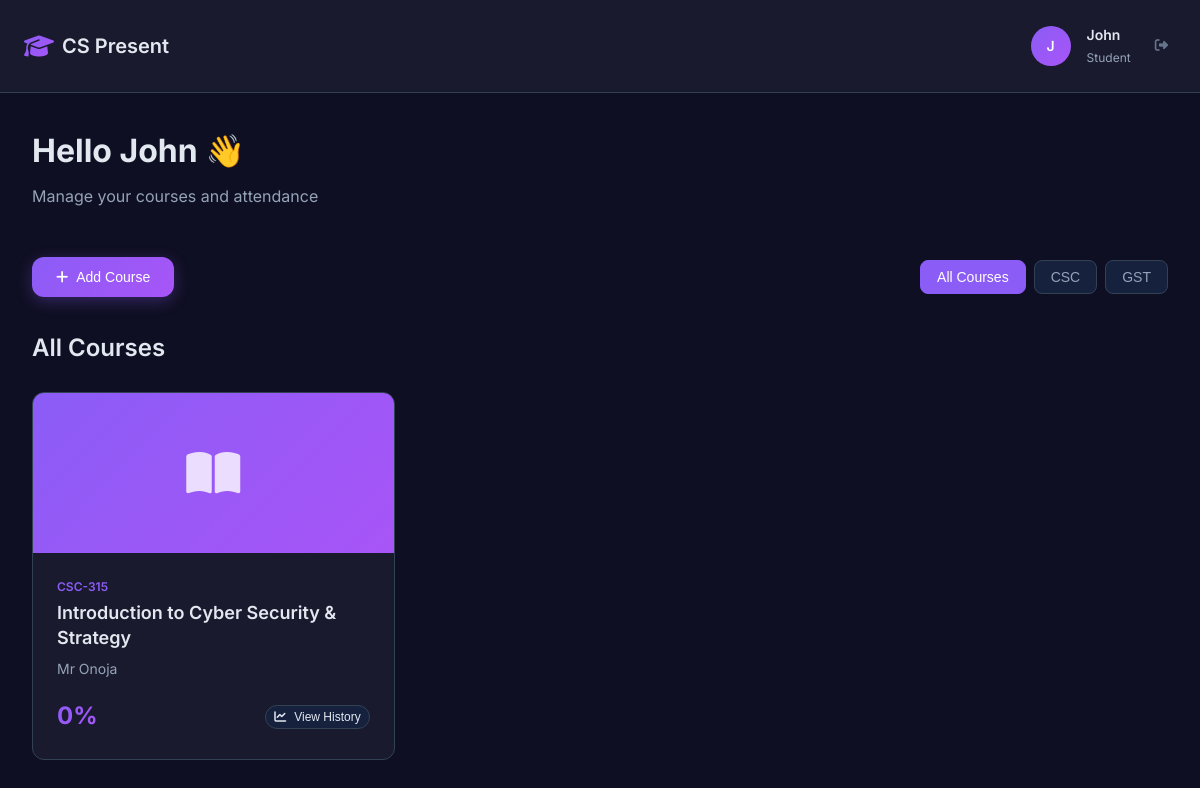
Page /courses (signed in) on the committed database.
### models.py (models this page shows, shortened)
class User(db.Model):
    id = db.Column(db.Integer, primary_key=True)
    full_name = db.Column(db.String(100), nullable=False)
    matric_number = db.Column(db.String(20), unique=True, nullable=False)
    password = db.Column(db.String(255), nullable=False)
    role = db.Column(db.String(20), nullable=False, default='student')  # 'student' or 'admin'
    profile_picture = db.Column(db.String(255), default='default-avatar.png')
    created_at = db.Column(db.DateTime, default=datetime.utcnow)
    enrollments = db.relationship('Enrollment', backref='user', lazy=True, cascade='all, delete-orphan')
    attendance_records = db.relationship('AttendanceRecord', backref='user', lazy=True, cascade='all, delete-orphan')
    announcements = db.relationship('Announcement', backref='author', lazy=True)
    notification_reads = db.relationship('AnnouncementRead', backref='user', lazy=True, cascade='all, delete-orphan')

class Course(db.Model):
    id = db.Column(db.Integer, primary_key=True)
    course_code = db.Column(db.String(10), unique=True, nullable=False)
    course_title = db.Column(db.String(200), nullable=False)
    lecturer_name = db.Column(db.String(100), nullable=False)
    description = db.Column(db.Text)
    join_code = db.Column(db.String(10), unique=True, nullable=False)
    cover_image = db.Column(db.String(255), default='default-course.jpg')
    created_at = db.Column(db.DateTime, default=datetime.utcnow)
    enrollments = db.relationship('Enrollment', backref='course', lazy=True, cascade='all, delete-orphan')
    class_sessions = db.relationship('ClassSession', backref='course', lazy=True, cascade='all, delete-orphan')
    attendance_records = db.relationship('AttendanceRecord', backref='course', lazy=True, cascade='all, delete-orphan')
    def get_attendance_percentage(self, user_id):
        user_records = AttendanceRecord.query.filter_by(
            user_id=user_id,
            course_id=self.id
        ).all()
        if not user_records:
            return 0
        present_count = len([r for r in user_records if r.status == 'present'])
        return round((present_count / len(user_records)) * 100, 1)

### app.py (the view)
@app.route("/courses")
@login_required
def courses():
    user = User.query.get(session["user_id"])
    if user.role == "admin":
        courses = Course.query.all()
        return render_template("admin/courses.html", courses=courses, user=user)
    enrollments = Enrollment.query.filter_by(user_id=user.id).all()
    enrolled_courses = [Course.query.get(e.course_id) for e in enrollments]
    today = datetime.now().date()
    today_sessions = ClassSession.query.filter(
        ClassSession.date == today,
        ClassSession.course_id.in_([c.id for c in enrolled_courses]),
    ).all()
    return render_template(
        "student/courses.html",
        user=user,
        enrolled_courses=enrolled_courses,
        today_sessions=today_sessions,
    )

### app.py (called while the page is built)
def login_required(f):
    @wraps(f)
    def decorated_function(*args, **kwargs):
        if "user_id" not in session:
            return redirect(url_for("login"))
        return f(*args, **kwargs)
    return decorated_function

### templates/student/courses.html (shortened to what this page needs)
{% extends "base.html" %}
{% block content %}
<div class="app-layout">
    <div class="app-header">
        <div class="header-content">
            <div class="header-left">
                <a href="{{ url_for('dashboard') }}" class="header-logo">
                    <i class="fas fa-graduation-cap"></i>
                    <span>CS Present</span>
                </a>
            </div>
            <div class="header-user">
                <div class="user-avatar">
                    {{ user.full_name.split()[0][0] }}{{ user.full_name.split()[1][0] if user.full_name.split()|length > 1 else '' }}
                </div>
                <div class="user-info">
                    <h3>{{ user.full_name }}</h3>
                    <p>Student</p>
                </div>
                <button class="logout-btn" onclick="window.location.href='{{ url_for('logout') }}'">
                    <i class="fas fa-sign-out-alt"></i>
                </button>
            </div>
        </div>
    </div>
    <div class="main-content">
        <div class="page-header">
            <h1 class="page-title">Hello {{ user.full_name.split()[0] }} 👋</h1>
            <p class="page-subtitle">Manage your courses and attendance</p>
        </div>
        <div class="action-section">
            <button class="btn btn-primary" onclick="openModal('add-course-modal')">
                <i class="fas fa-plus"></i>
                Add Course
            </button>
            <div class="course-filters">
                <button class="filter-btn active" onclick="filterCourses('all')" data-filter="all">
                    All Courses
                </button>
                <button class="filter-btn" onclick="filterCourses('csc')" data-filter="csc">
                    CSC
                </button>
                <button class="filter-btn" onclick="filterCourses('gst')" data-filter="gst">
                    GST
                </button>
            </div>
        </div>
        <div class="section">
            <h2 class="section-title">All Courses</h2>
            {% if enrolled_courses %}
            <div class="course-grid">
                {% for course in enrolled_courses %}
                <div class="course-card" data-course-code="{{ course.course_code.lower() }}">
                    <div class="course-cover">
                        <i class="fas fa-book-open"></i>
                    </div>
                    <div class="course-info">
                        <div class="course-code">{{ course.course_code }}</div>
                        <h3 class="course-title">{{ course.course_title }}</h3>
                        <p class="course-lecturer">{{ course.lecturer_name }}</p>
                        <div class="course-stats">
                            <div class="attendance-percentage">
                                {{ course.get_attendance_percentage(user.id) }}%
                            </div>
                            <div class="course-actions">
                                <button class="btn btn-secondary btn-sm"
                                        onclick="window.location.href='/course/{{ course.id }}'">
                                    <i class="fas fa-chart-line"></i>
                                    View History
                                </button>
                            </div>
                        </div>
                    </div>
                </div>
                {% endfor %}
            </div>
            {% endif %}
        </div>
    </div>
</div>
{% endblock %}

### templates/student/courses.html (style rules this page uses)
.action-section { display: flex; justify-content: space-between; align-items: center; margin-bottom: var(--spacing-xl); flex-wrap: wrap; gap: var(--spacing-md); }
.course-filters { display: flex; gap: var(--spacing-sm); }
.filter-btn { padding: var(--spacing-sm) var(--spacing-md); background: var(--bg-tertiary); border: 1px solid var(--border-color); border-radius: var(--radius-md); color: var(--text-secondary); cursor: pointer; transition: all 0.2s ease; font-size: 0.875rem; font-weight: 500; }
.filter-btn.active { background: var(--accent-primary); color: white; border-color: var(--accent-primary); }
.section { margin-bottom: var(--spacing-2xl); }
.section-title { font-size: 1.5rem; font-weight: 600; color: var(--text-primary); margin-bottom: var(--spacing-lg); }
.btn-sm { padding: var(--spacing-xs) var(--spacing-sm); font-size: 0.75rem; }

### rows in the picture
User: full_name "J", full_name "John"
Course: course_code "CSC-315", course_title "Introduction to Cyber Security & Strategy", lecturer_name "Mr Onoja", get_attendance_percentage "0"
